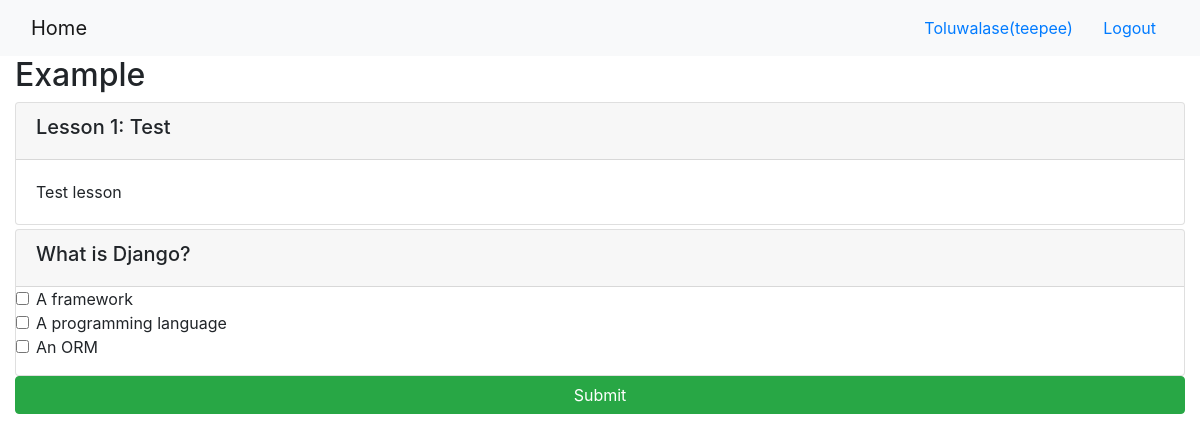
Page /onlinecourse/1/ (signed in) on the earlier database version.
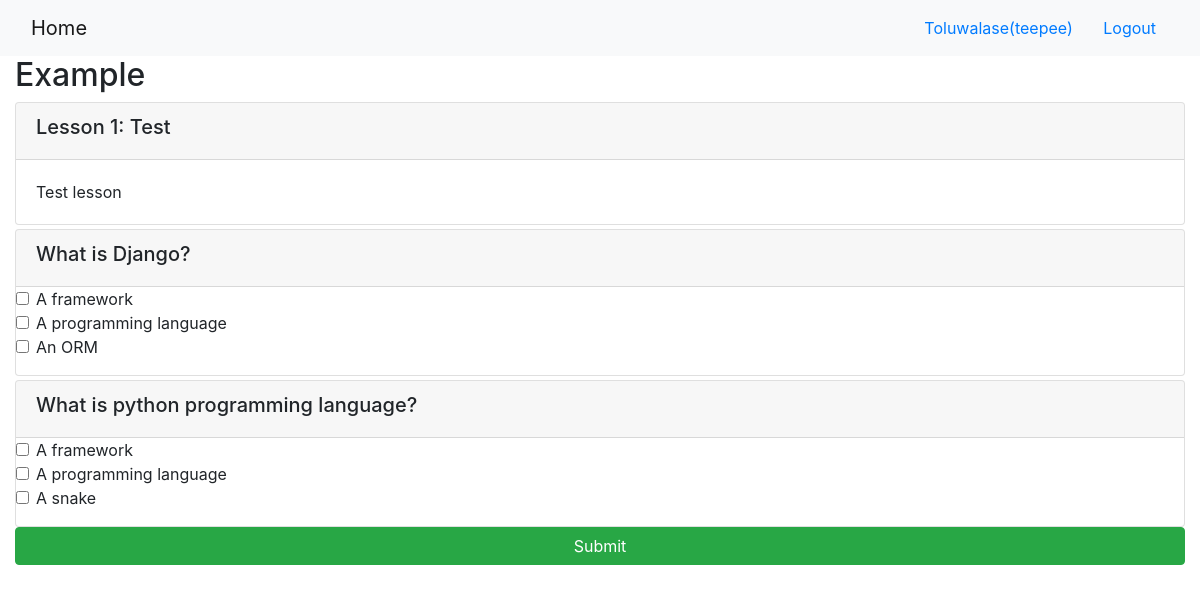
Same page on the later database version.
### onlinecourse/models.py (models this page shows, shortened)
class Course(models.Model):
    name = models.CharField(null=False, max_length=30, default='online course')
    image = models.ImageField(upload_to='course_images/')
    description = models.CharField(max_length=1000)
    pub_date = models.DateField(null=True)
    instructors = models.ManyToManyField(Instructor)
    users = models.ManyToManyField(
        settings.AUTH_USER_MODEL, through='Enrollment')
    total_enrollment = models.IntegerField(default=0)
    is_enrolled = False

class Lesson(models.Model):
    title = models.CharField(max_length=200, default="title")
    order = models.IntegerField(default=0)
    course = models.ForeignKey(Course, on_delete=models.CASCADE)
    content = models.TextField()

class Question(models.Model):
    course = models.ForeignKey(Course, on_delete=models.CASCADE)
    lesson = models.ForeignKey(Lesson, on_delete=models.CASCADE)
    text = models.CharField(max_length=1000)
    grade = models.IntegerField()

class Choice(models.Model):
    question = models.ForeignKey(Question, on_delete=models.CASCADE)
    text = models.CharField(max_length=500)
    correct = models.BooleanField()

### onlinecourse/views.py (the view)
# urls.py: path('<int:pk>/', views.CourseDetailView.as_view(), name='course_details'),
class CourseDetailView(generic.DetailView):
    model = Course
    template_name = 'onlinecourse/course_detail_bootstrap.html'

### onlinecourse/templates/onlinecourse/course_detail_bootstrap.html (shortened to what this page needs)
<!DOCTYPE html>
<html lang="en">
<head>
    {% load static %}
    <link rel="stylesheet" href="https://maxcdn.bootstrapcdn.com/bootstrap/4.5.2/css/bootstrap.min.css">
</head>
<body>
    <nav class="navbar navbar-light bg-light">
        <div class="container-fluid">
            <div class="navbar-header">
                <a class="navbar-brand" href="{% url 'onlinecourse:index' %}">Home</a>
            </div>
            <ul class="nav navbar-nav navbar-right">
                {% if user.is_authenticated %}
                <li>
                    <a class="btn btn-link" href="#">{{ user.first_name }}({{ user.username }})</a>
                    <a class="btn btn-link" href="{% url 'onlinecourse:logout' %}">Logout</a>
                </li>
                {% endif %}
            </ul>
        </div>
    </nav>
    <div class="container-fluid">
        <h2>{{ course.name }}</h2>
        <div class="card-columns-vertical">
            {% for lesson in course.lesson_set.all %}
            <div class="card mt-1">
                <div class="card-header">
                    <h5>Lesson {{lesson.order|add:1}}: {{lesson.title}}</h5>
                </div>
                <div class="card-body">{{lesson.content}}</div>
            </div>
            {% endfor %}
        </div>
        {% if user.is_authenticated %}
        <form id="questionform" action="{% url 'onlinecourse:submit' course_id=course.id %}" method="post">
            {% for question in course.question_set.all %}
            <div class="card mt-1">
                <div class="card-header">
                    <h5>{{ question.text }}</h5>
                </div>
                <div class="form-group">
                    {% for choice in question.choice_set.all %}
                    <div class="form-check">
                        <label class="form-check-label">
                            <input type="checkbox" name="choice_{{choice.id}}" class="form-check-input" id="{{choice.id}}" value="{{choice.id}}">{{ choice.text }}
                        </label>
                    </div>
                    {% endfor %}
                </div>
            </div>
            {% endfor %}
            <input class="btn btn-success btn-block" type="submit" value="Submit">
        </form>
        {% endif %}
    </div>
</body>
</html>

Differences in the rows shown:
added Question: text "What is python programming language?"
added Choice: text "A framework", shown under "What is python programming language?"
added Choice: text "A programming language", shown under "What is python programming language?"
added Choice: text "A snake", shown under "What is python programming language?"
